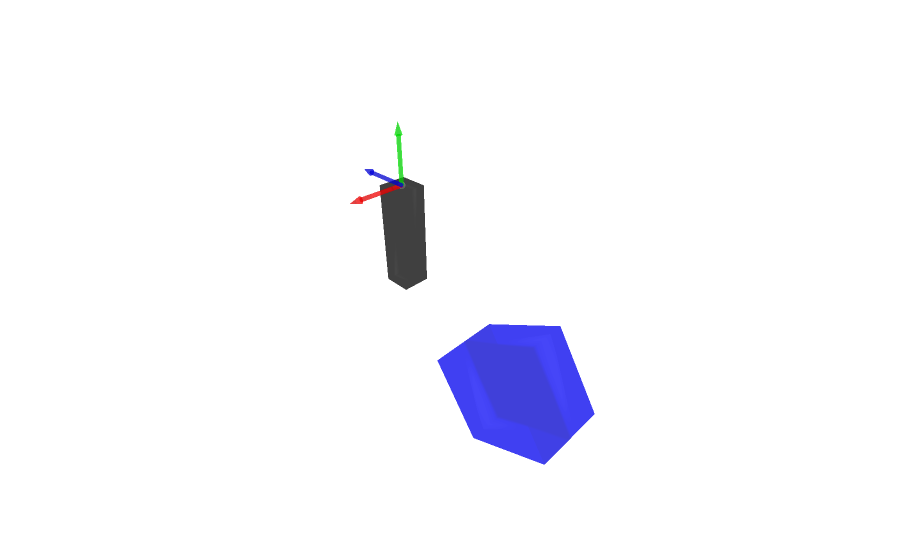

Notebook code for this chart:
### Markdown cell above
Get bounding box meshes in world space an render them

### Code cell
import open3d as o3d
bb_centers_adjusted, bb_poses_adjusted = adjust_rotation_by_chunk_rotation(bb_centers, bb_poses, image_chunks[0])
bb_meshes = get_box_meshes((bb_centers_adjusted, bb_dimensions, bb_poses_adjusted))
character_placeholder = get_character_placeholder()

coordinate_frame = o3d.geometry.TriangleMesh.create_coordinate_frame(size=0.5, origin=[0, 0, 0])

render_scene(bb_meshes + [character_placeholder, coordinate_frame])

### Figure 1 — Plotly figure (JSON) as saved in the notebook; plotly's stock layout.template omitted (floating-point values rounded to 4 significant figures; data arrays with more than 128 entries replaced by an {"elided": "..."} marker saying what was removed)
{"data": [{"i": [0, 0, 4, 4, 0, 0, 1, 1, 0, 0, 3, 3], "j": [1, 2, 6, 7, 3, 7, 5, 6, 4, 5, 2, 6], "k": [2, 3, 5, 6, 7, 4, 6, 2, 5, 1, 6, 7], "opacity": 0.5, "type": "mesh3d", "vertexcolor": [[0.0, 0.0, 1.0], [0.0, 0.0, 1.0], [0.0, 0.0, 1.0], [0.0, 0.0, 1.0], [0.0, 0.0, 1.0], [0.0, 0.0, 1.0], [0.0, 0.0, 1.0], [0.0, 0.0, 1.0]], "x": [-0.1454, -0.1725, -0.1151, -0.08804, 0.4321, 0.4049, 0.4623, 0.4894], "y": [0.865, 1.244, 1.921, 1.543, 0.8405, 1.219, 1.897, 1.518], "z": [-1.018, -1.639, -1.228, -0.6069, -1.058, -1.679, -1.268, -0.6471]}, {"i": [4, 4, 0, 2, 0, 1, 1, 1, 2, 2, 0, 1], "j": [7, 6, 2, 6, 1, 3, 5, 7, 3, 7, 4, 4], "k": [5, 7, 4, 4, 2, 2, 7, 3, 7, 6, 1, 5], "opacity": 0.5, "type": "mesh3d", "vertexcolor": [[0.0, 0.0, 0.0], [0.0, 0.0, 0.0], [0.0, 0.0, 0.0], [0.0, 0.0, 0.0], [0.0, 0.0, 0.0], [0.0, 0.0, 0.0], [0.0, 0.0, 0.0], [0.0, 0.0, 0.0]], "x": [-0.125, 0.125, -0.125, 0.125, -0.125, 0.125, -0.125, 0.125], "y": [0.125, 0.125, -0.125, -0.125, 0.125, 0.125, -0.125, -0.125], "z": [-0.9, -0.9, -0.9, -0.9, 0.0, 0.0, 0.0, 0.0]}, {"i": {"elided": "2240 int values"}, "j": {"elided": "2240 int values"}, "k": {"elided": "2240 int values"}, "opacity": 0.5, "type": "mesh3d", "vertexcolor": {"elided": "1134x3 float values"}, "x": {"elided": "1134 float values"}, "y": {"elided": "1134 float values"}, "z": {"elided": "1134 float values"}}], "layout": {"scene": {"xaxis": {"visible": false}, "yaxis": {"visible": false}, "zaxis": {"visible": false}}}}
